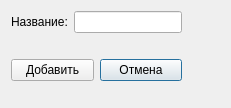
<?xml version="1.0" encoding="UTF-8"?>
<ui version="4.0">
 <class>DeviceTypeDialog</class>
 <widget class="QDialog" name="DeviceTypeDialog">
  <property name="geometry">
   <rect>
    <x>0</x>
    <y>0</y>
    <width>231</width>
    <height>108</height>
   </rect>
  </property>
  <property name="windowTitle">
   <string>Добавить категорию</string>
  </property>
  <layout class="QFormLayout" name="formLayout">
   <item row="0" column="0">
    <layout class="QGridLayout" name="gridLayout">
     <item row="3" column="0">
      <layout class="QGridLayout" name="gridLayout_3">
       <item row="0" column="1">
        <widget class="QPushButton" name="cancelBtn">
         <property name="text">
          <string>Отмена</string>
         </property>
        </widget>
       </item>
       <item row="0" column="0">
        <widget class="QPushButton" name="addBtn">
         <property name="text">
          <string>Добавить</string>
         </property>
        </widget>
       </item>
      </layout>
     </item>
     <item row="1" column="0">
      <layout class="QGridLayout" name="gridLayout_4">
       <item row="0" column="0">
        <widget class="QLabel" name="label">
         <property name="text">
          <string>Название:</string>
         </property>
        </widget>
       </item>
       <item row="0" column="1">
        <widget class="QLineEdit" name="nameInp"/>
       </item>
      </layout>
     </item>
     <item row="2" column="0">
      <widget class="QLabel" name="errorLabel">
       <property name="enabled">
        <bool>true</bool>
       </property>
       <property name="sizePolicy">
        <sizepolicy hsizetype="Preferred" vsizetype="Preferred">
         <horstretch>0</horstretch>
         <verstretch>0</verstretch>
        </sizepolicy>
       </property>
       <property name="maximumSize">
        <size>
         <width>16777215</width>
         <height>100</height>
        </size>
       </property>
       <property name="text">
        <string/>
       </property>
      </widget>
     </item>
    </layout>
   </item>
  </layout>
 </widget>
 <resources/>
 <connections/>
</ui>
